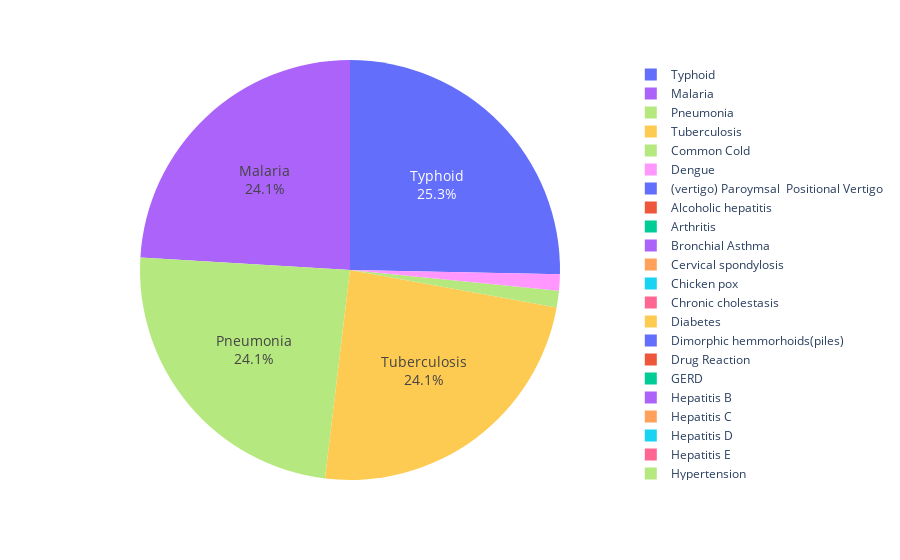

Notebook code for this chart:
### Code cell
#Pie chart
fig = px.pie(P_data, values='Symptom_1_ chills', names='Disease', 
             color='Disease', title='')
fig.update_traces(textposition='inside', textinfo='percent+label')
fig.update_layout(uniformtext_minsize=14, uniformtext_mode='hide')
fig.show()

### Figure 1 — Plotly figure (JSON) as saved in the notebook; plotly's stock layout.template omitted (floating-point values rounded to 4 significant figures)
{"data": [{"customdata": [["(vertigo) Paroymsal  Positional Vertigo"], ["Alcoholic hepatitis"], ["Arthritis"], ["Bronchial Asthma"], ["Cervical spondylosis"], ["Chicken pox"], ["Chronic cholestasis"], ["Common Cold"], ["Dengue"], ["Diabetes "], ["Dimorphic hemmorhoids(piles)"], ["Drug Reaction"], ["GERD"], ["Hepatitis B"], ["Hepatitis C"], ["Hepatitis D"], ["Hepatitis E"], ["Hypertension "], ["Hyperthyroidism"], ["Hypoglycemia"], ["Hypothyroidism"], ["Impetigo"], ["Jaundice"], ["Malaria"], ["Migraine"], ["Osteoarthristis"], ["Peptic ulcer diseae"], ["Pneumonia"], ["Psoriasis"], ["Tuberculosis"], ["Typhoid"], ["Varicose veins"], ["hepatitis A"]], "domain": {"x": [0, 1], "y": [0, 1]}, "hovertemplate": "Disease=%{customdata[0]}<br>Symptom_1_ chills=%{value}<extra></extra>", "labels": ["(vertigo) Paroymsal  Positional Vertigo", "Alcoholic hepatitis", "Arthritis", "Bronchial Asthma", "Cervical spondylosis", "Chicken pox", "Chronic cholestasis", "Common Cold", "Dengue", "Diabetes ", "Dimorphic hemmorhoids(piles)", "Drug Reaction", "GERD", "Hepatitis B", "Hepatitis C", "Hepatitis D", "Hepatitis E", "Hypertension ", "Hyperthyroidism", "Hypoglycemia", "Hypothyroidism", "Impetigo", "Jaundice", "Malaria", "Migraine", "Osteoarthristis", "Peptic ulcer diseae", "Pneumonia", "Psoriasis", "Tuberculosis", "Typhoid", "Varicose veins", "hepatitis A"], "legendgroup": "", "marker": {"colors": ["#636efa", "#EF553B", "#00cc96", "#ab63fa", "#FFA15A", "#19d3f3", "#FF6692", "#B6E880", "#FF97FF", "#FECB52", "#636efa", "#EF553B", "#00cc96", "#ab63fa", "#FFA15A", "#19d3f3", "#FF6692", "#B6E880", "#FF97FF", "#FECB52", "#636efa", "#EF553B", "#00cc96", "#ab63fa", "#FFA15A", "#19d3f3", "#FF6692", "#B6E880", "#FF97FF", "#FECB52", "#636efa", "#EF553B", "#00cc96"]}, "name": "", "showlegend": true, "textinfo": "percent+label", "textposition": "inside", "type": "pie", "values": [0, 0, 0, 0, 0, 0, 0, 6, 6, 0, 0, 0, 0, 0, 0, 0, 0, 0, 0, 0, 0, 0, 0, 114, 0, 0, 0, 114, 0, 114, 120, 0, 0]}], "layout": {"autosize": true, "legend": {"tracegroupgap": 0}, "margin": {"t": 60}, "uniformtext": {"minsize": 14, "mode": "hide"}}}
